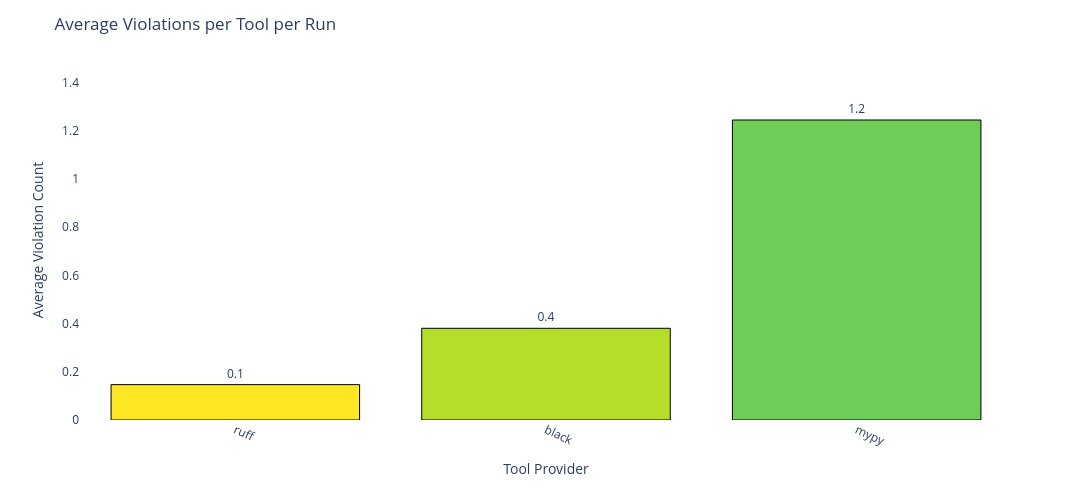

Notebook code for this chart:
### Markdown cell above
### 🚨 Average Violations per Tool per Run

This cell computes and visualizes the **mean number of violations** generated by each tool across multiple runs, allowing for direct comparison of compliance or error rates between tools.

#### 🧠 What this code does:

* Adds a new column `violation_count` by parsing the `violations` field:

  * Supports both stringified JSON lists and raw Python lists.
  * Falls back to zero if the field is invalid or empty.

* Aggregates violations in two steps:

  1. **Per run + per tool**, if `run_id` exists (more precise).
  2. Then averages **across all runs per tool** to compute the final metric.

* Constructs a Plotly bar chart with:

  * One bar per tool (sorted ascending by average violation rate).
  * Viridis-reversed color palette for visual consistency with prior plots.
  * Labels on each bar to indicate the average number (rounded to 1 decimal).

#### 🔍 What you're observing:

* This chart shows **which tools tend to produce more violations on average**.
* Tools at the top of the chart are more compliant or robust under test conditions.
* Tools at the bottom may require tuning, rule refinement, or deeper inspection of common failure patterns.
* Especially useful in QA workflows and for identifying validation targets in toolchain optimization.

This view is a key diagnostic for **tool reliability and rule enforcement quality** across sessions.

### Code cell
import json
import plotly.express as px
import pandas as pd
from app.enums.tool_enums import ToolProvider

# Ensure tool_name column exists
df_tool_expanded['tool_name'] = df_tool_expanded['provider_id'].apply(ToolProvider.get_name)

# 1) Compute violation count per row
def count_violations(v):
    try:
        if isinstance(v, str):
            return len(json.loads(v))
        elif isinstance(v, list):
            return len(v)
    except Exception:
        return 0
    return 0

df_tool_expanded['violation_count'] = df_tool_expanded['violations'].apply(count_violations)

# 2) Compute average violations per tool per run
if 'run_id' in df_tool_expanded.columns:
    run_tool = (
        df_tool_expanded
        .groupby(['run_id', 'tool_name'])['violation_count']
        .sum()
        .reset_index()
    )
    avg_violations = (
        run_tool
        .groupby('tool_name')['violation_count']
        .mean()
        .sort_values()
    )
else:
    avg_violations = (
        df_tool_expanded
        .groupby('tool_name')['violation_count']
        .mean()
        .sort_values()
    )

avg_df = avg_violations.reset_index()
avg_df.columns = ['tool_name', 'avg_violations']

# 3) Plotly bar chart
fig = px.bar(
    avg_df,
    x='tool_name',
    y='avg_violations',
    text=avg_df['avg_violations'].round(1),
    color='tool_name',
    color_discrete_sequence=px.colors.sequential.Viridis_r,
    title='Average Violations per Tool per Run',
    labels={
        'tool_name': 'Tool Provider',
        'avg_violations': 'Average Violation Count'
    },
    width=1500,
    height=500
)

# 4) Format bars and layout
fig.update_traces(
    textposition='outside',
    marker_line_color='black',
    marker_line_width=1
)

fig.update_layout(
    xaxis_title='Tool Provider',
    yaxis_title='Average Violation Count',
    showlegend=False,
    plot_bgcolor='white',
    margin=dict(t=60, b=80),
    xaxis_tickangle=25,
)

# 5) Extend y-axis slightly
fig.update_yaxes(range=[0, avg_df['avg_violations'].max() * 1.2])

fig.show()

### Figure 1 — Plotly figure (JSON) as saved in the notebook; plotly's stock layout.template omitted (floating-point values rounded to 4 significant figures)
{"data": [{"hovertemplate": "Tool Provider=%{x}<br>Average Violation Count=%{y}<br>text=%{text}<extra></extra>", "legendgroup": "ruff", "marker": {"color": "#fde725", "line": {"color": "black", "width": 1}, "pattern": {"shape": ""}}, "name": "ruff", "orientation": "v", "showlegend": true, "text": [0.1], "textposition": "outside", "type": "bar", "x": ["ruff"], "xaxis": "x", "y": [0.1467], "yaxis": "y"}, {"hovertemplate": "Tool Provider=%{x}<br>Average Violation Count=%{y}<br>text=%{text}<extra></extra>", "legendgroup": "black", "marker": {"color": "#b5de2b", "line": {"color": "black", "width": 1}, "pattern": {"shape": ""}}, "name": "black", "orientation": "v", "showlegend": true, "text": [0.4], "textposition": "outside", "type": "bar", "x": ["black"], "xaxis": "x", "y": [0.3804], "yaxis": "y"}, {"hovertemplate": "Tool Provider=%{x}<br>Average Violation Count=%{y}<br>text=%{text}<extra></extra>", "legendgroup": "mypy", "marker": {"color": "#6ece58", "line": {"color": "black", "width": 1}, "pattern": {"shape": ""}}, "name": "mypy", "orientation": "v", "showlegend": true, "text": [1.2], "textposition": "outside", "type": "bar", "x": ["mypy"], "xaxis": "x", "y": [1.245], "yaxis": "y"}], "layout": {"barmode": "relative", "height": 500, "legend": {"title": {"text": "Tool Provider"}, "tracegroupgap": 0}, "margin": {"b": 80, "t": 60}, "plot_bgcolor": "white", "showlegend": false, "title": {"text": "Average Violations per Tool per Run"}, "width": 1500, "xaxis": {"anchor": "y", "categoryarray": ["ruff", "black", "mypy"], "categoryorder": "array", "domain": [0, 1], "tickangle": 25, "title": {"text": "Tool Provider"}}, "yaxis": {"anchor": "x", "domain": [0, 1], "range": [0, 1.493], "title": {"text": "Average Violation Count"}}}}
